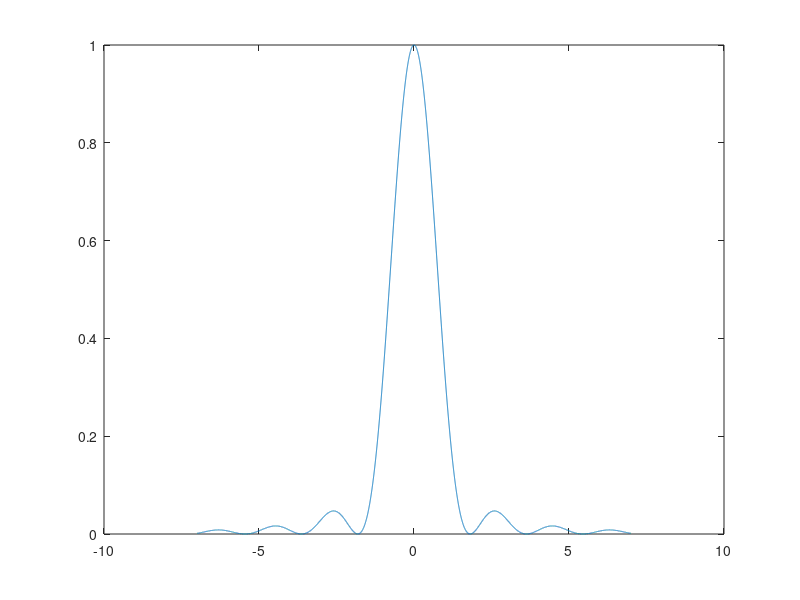

Recreate this plot in MATLAB. (Note: this script raises an error after producing the figure.)
% BASIC IMAGE ANALYSIS SCRIPT
% This script is intended as an example to help you analyze the pictures you have acquired
% during the "Diffraction, interference and Fourier filtering" lab. Notice that you cannot
% simply run the algorithm "as it is", you will need to change a few things to make it
% work with your images (therefore you will have to understand it, contact your lab
% supervisor if you have questions). You can also write your own algorithm making
% different steps if you want (this here is just for inspiration).

close all; clear all;
%%
lamb = 632.8*10^-9;
b = 2*10^-5;
L = 0.972;
N = 1;

thetas_analytical = deg2rad(-7:0.001:7);
Beta = @(theta) pi*b*sin(theta)./lamb;
%Alpha = @(theta) pi*a*sin(theta)./lamb;
beta = Beta(thetas_analytical);
%alph = Alpha(thetas_analytical);
diff = (sin(beta)./beta).^2;
%inter = (sin(N.*alph)./sin(alph)).^2;
R = diff./max(diff);
plot(rad2deg(thetas_analytical),R);

new_b = @(y,m) lamb.*m*L./y;%sind(th);
rel_err = @(y,m) (new_b(y,m)-b)./b;

%% Import the image to Matlab
path = 'Images/SingleSlitNew/singleSlit.jpg';
channel = 1;
rotation = 1.25;
sec_x = 1:4098;
sec_y = 1550:1700;
baseline_sign = 0.35; % No baseline subtraction or addition
shift = (1391+2399)/2;
S = (85/5);
L = 0.972;
show_steps = true;
mm_limit = [-100,100];
deg_limit = [-2,2];
offset = 4000;
[xAxisDeg, xAxisMm, data3] = image_process(path,channel,rotation,sec_x, ...
               sec_y,baseline_sign,shift,S,L,show_steps,mm_limit,deg_limit,offset);
%%
% Diffraction : b
visualize = true;
[PKS,LOCS] = find_min(data3,xAxisMm,2.5,inf,visualize);
y_diffraction = LOCS*10^-3;
if visualize
    grid on;
    xlabel('mm - displacement');
    ylabel('Normalized signal');
    title('Normalized signal vs angle with Min peaks');
    xlim([-100 , 100]);
    ylim([0 , 1]);
end
if show_steps
    plot(xAxisDeg,data3);
    hold on
    degs = atand(y_diffraction/L);
    scatter(degs,PKS,'r^','filled');
    plot(rad2deg(thetas_analytical),R,"m")
    hold off
    grid on;
    xlabel('Angle (°)');
    ylabel('Normalized signal');
    title('Normalized signal vs angle with Min peaks');
    xlim([-6 , 6]);
    ylim([0 , 1]);
    legend(["Exp - values","Maxima","Analytical"])

end
left_hand = sum(y_diffraction<0);
right_hand = sum(y_diffraction>=0);
m = [-left_hand:-1 1:right_hand];
slit_widths = new_b(y_diffraction,m);
b_mean = mean(slit_widths);
b_std = std(slit_widths);
%% Diffraction Error:
N_diffraction = length(slit_widths);
dL = 5*10^-3;
dP = 25;
dy = dP/(S*10^3);

mabs = abs(m);
db =sqrt((dL*lamb*mabs./y_diffraction).^2+(mabs.*L*dy*lamb./(y_diffraction.^2)).^2);
db_mean = sqrt(mean(db.^2));
db_std = std(db);
fprintf("Diffraction\n");
fprintf("b = %.3e +- %.3e\n",b_mean,db_mean);
fprintf("b_std = %.3e \n",b_std);
fprintf("Error std = %.3e \n",db_std);
%% Appendix

%{
myImage1 = imread('Images/SingleSlitNew/singleSlit.jpg');

%% Display the image as a figure
if show_steps
    figure(1)
    imagesc(myImage1);
    title('Step 1: original image');
end

%% Select the RGB color channel to use (in this case the blue, as it is less saturated)
myImage2 = myImage1(:,:,1);
if show_steps
    figure(2)
    imagesc(myImage2);
    title('Step2: using the blue channel only');
end

%% Apply a median filter to reduce hotspots
myImage3 = medfilt2(myImage2);
if show_steps
    figure(3)
    imagesc(myImage3);
    title('Step 3: after median filtering');
end
%% Rotate the image so that the diffraction pattern is horizontal
myImage4 = imrotate(myImage3, 1.25);
if show_steps
    figure(4)
    imagesc(myImage4);
    title('Step 4: after rotation');
end

%% Cut a region of interest within the image, where the diffraction pattern is contained
%myImage5 = myImage4(1450:1550, 1000:3000); Double Slit
myImage5 = myImage4(1550:1700, :);
if show_steps
    figure(5)
    imagesc(myImage5);
end

%% Integrate over the first dimension (i.e. vertically) to get the total counts per pixel.
data1 = sum(myImage5);
if show_steps
    figure(6);
    plot(data1);
    title('Step 6: vertically integrate the signal');
end

%% Substract the background baseline
baseline = 2800 + (3600/length(data1)) * (1:length(data1));
data2 = data1 + baseline;
if show_steps
    figure(7);
    plot(data2);
end

%% Calibrate the pixel with space. Using the mm paper in the image I see that 420 px
% correspond to 50 mm. Therefore, 8.4 px/mm (I leave the error calculations to you :p ).
% Notice that I have centered the 0 at the main peak.
xAxisMm = ((1 : length(data2)) - (1391+2399)/2) / (85/5); % Single Slit
S = (85/5);
if show_steps
    figure;
    plot(xAxisMm, data2);
    xlabel('Distance (mm)');
    ylabel('Counts (a.u.)');
    title('Step 7: Calibrate the data from signal-vs-pixels into signal-vs-distance');
end

%% Calibrate the space with angle. For this example, I used a distance between the
% diffraction slit and the screen of 1 meter. Normalize and plot the results nicely.
xAxisDeg = atand(xAxisMm / 1000*L);
f = figure;
data3 = data2 / max(data2);
plot(xAxisDeg, data3);
xlim([-6 , 6]);
ylim([0 , 1]);
xlabel('Angle (°)');
ylabel('Normalized signal');
title('Final step: normalized signal vs angle');
grid on;
% b
%}

